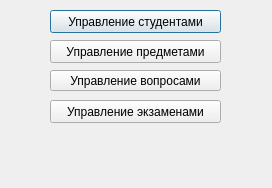
<?xml version="1.0" encoding="UTF-8"?>
<ui version="4.0">
 <class>TeacherWindow</class>
 <widget class="QDialog" name="TeacherWindow">
  <property name="geometry">
   <rect>
    <x>0</x>
    <y>0</y>
    <width>272</width>
    <height>188</height>
   </rect>
  </property>
  <property name="windowTitle">
   <string>Dialog</string>
  </property>
  <widget class="QPushButton" name="studControl">
   <property name="geometry">
    <rect>
     <x>50</x>
     <y>10</y>
     <width>171</width>
     <height>23</height>
    </rect>
   </property>
   <property name="text">
    <string>Управление студентами</string>
   </property>
  </widget>
  <widget class="QPushButton" name="subjectControl">
   <property name="geometry">
    <rect>
     <x>50</x>
     <y>40</y>
     <width>171</width>
     <height>23</height>
    </rect>
   </property>
   <property name="text">
    <string>Управление предметами</string>
   </property>
  </widget>
  <widget class="QPushButton" name="pushButton">
   <property name="geometry">
    <rect>
     <x>50</x>
     <y>70</y>
     <width>171</width>
     <height>21</height>
    </rect>
   </property>
   <property name="toolTip">
    <string>+ выбор вопросов для эзамена</string>
   </property>
   <property name="text">
    <string>Управление вопросами</string>
   </property>
  </widget>
  <widget class="QPushButton" name="examControl">
   <property name="geometry">
    <rect>
     <x>50</x>
     <y>100</y>
     <width>171</width>
     <height>23</height>
    </rect>
   </property>
   <property name="text">
    <string>Управление экзаменами</string>
   </property>
  </widget>
 </widget>
 <resources/>
 <connections/>
</ui>
